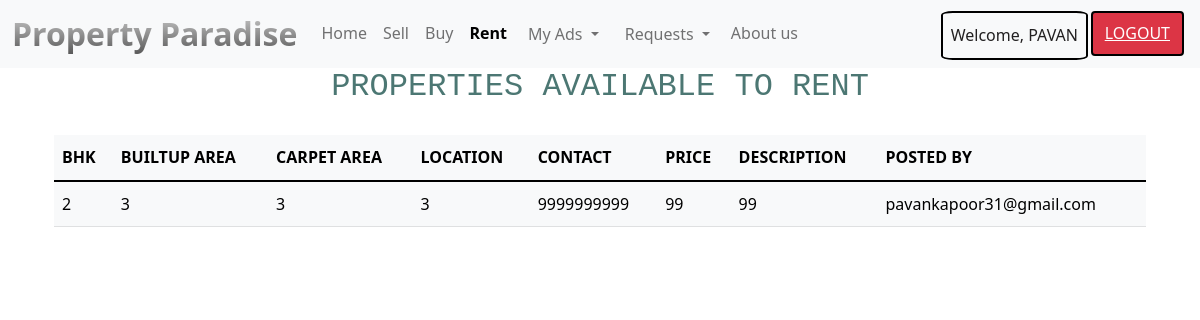
/rent.php (signed in), run on the app's committed database.
### tables this page shows
CREATE TABLE `user_details` (
  `fname` text NOT NULL,
  `lname` text NOT NULL,
  `username` varchar(50) NOT NULL,
  `usertype` varchar(10) NOT NULL
);

CREATE TABLE `rent` (
  `BHK` int(1) NOT NULL,
  `BUA` varchar(20) NOT NULL,
  `CA` varchar(20) NOT NULL,
  `LOC` varchar(100) NOT NULL,
  `NUMB` bigint(10) NOT NULL,
  `PRICE` bigint(3) NOT NULL,
  `P_DESC` varchar(150) NOT NULL,
  `username` varchar(50) NOT NULL,
  `id` int(11) NOT NULL
);

### rent.php (the view, shortened to what this page needs)
<!doctype html>
<html lang="en">
<head>
    <link href="https://cdn.jsdelivr.net/npm/bootstrap@5.1.3/dist/css/bootstrap.min.css" rel="stylesheet">
    <link rel="stylesheet" href="style.css">
</head>
<body>
    <?php include 'loggedHeader.php'; ?>
    <div class="container">
        <h2 class="heading-2 center mtop-10"> PROPERTIES AVAILABLE TO RENT </h2>
        <center>
            <div class="container">
                <table class="table table-light">
                    <thead>
                        <tr>
                            <th scope="col">BHK</th>
                            <th scope="col">BUILTUP AREA</th>
                            <th scope="col">CARPET AREA</th>
                            <th scope="col">LOCATION</th>
                            <th scope="col">CONTACT</th>
                            <th scope="col">PRICE</th>
                            <th scope="col">DESCRIPTION</th>
                            <th scope="col">POSTED BY</th>
                        </tr>
                        <br>
                    </thead>
                    <tbody>
                        <?php
                        $sql = "SELECT * FROM rent";
                        $result = $conn->query($sql);
                        if ($result->num_rows > 0) {
                            while ($row = $result->fetch_assoc()) {
                                echo "<tr>"."<td>" . $row["BHK"] . "</td>" . "<td>" . $row["BUA"] . "</td>" . "<td> " . $row["CA"] . "</td>" . "<td>" . $row["LOC"] . "</td>" . "<td>" . $row["NUMB"] . "</td><td>" . $row["PRICE"] . "</td>"."<td>" . $row["P_DESC"] .  "</td>"."<td>" . $row["username"] . "</td>"."</tr>";
                            }
                        } else {
                            echo " <spam class='no-prop'>NO PROPERTIES AVAILABLE";
                        }
                        ?>
                    </tbody>
                </table>
            </div>
        </center>
    </div>
</body>
</html>

### getusername.php
<?php
require 'connection.php';
$id= $_SESSION['username'];
$sql = "SELECT * FROM user_details WHERE username='$id'";
$result = $conn->query($sql);
while ($row = $result->fetch_assoc())
$fname=$row["fname"];
echo"$fname";
?>

### style.css (style rules this page uses)
* { margin: 0; padding: 0; line-height: 1.8; }
html, body { margin: 0; height: 100%; }
.center { text-align: center; }
.heading-2 { width: fit-content; margin: auto; margin-top: 1rem; color: rgb(76, 119, 115); font-family: monospace; }
.center { width: fit-content; margin: auto; }

### data on the page
user_details: fname "PAVAN"
rent: BHK "2", BUA "3", CA "3", LOC "3", NUMB "9999999999", PRICE "99", P_DESC "99", username "pavankapoor31@gmail.com"
